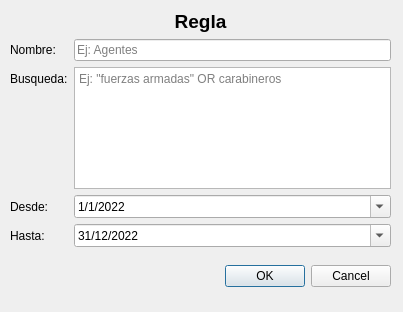
<?xml version="1.0" encoding="UTF-8"?>
<ui version="4.0">
 <class>RuleDialog</class>
 <widget class="QDialog" name="RuleDialog">
  <property name="geometry">
   <rect>
    <x>0</x>
    <y>0</y>
    <width>403</width>
    <height>312</height>
   </rect>
  </property>
  <property name="windowTitle">
   <string>Dialog</string>
  </property>
  <property name="windowIcon">
   <iconset>
    <normaloff>../assets/icon_teal.png</normaloff>../assets/icon_teal.png</iconset>
  </property>
  <widget class="QDialogButtonBox" name="button_box">
   <property name="geometry">
    <rect>
     <x>50</x>
     <y>260</y>
     <width>341</width>
     <height>32</height>
    </rect>
   </property>
   <property name="orientation">
    <enum>Qt::Horizontal</enum>
   </property>
   <property name="standardButtons">
    <set>QDialogButtonBox::Cancel|QDialogButtonBox::Ok</set>
   </property>
  </widget>
  <widget class="QWidget" name="gridLayoutWidget">
   <property name="geometry">
    <rect>
     <x>10</x>
     <y>10</y>
     <width>381</width>
     <height>237</height>
    </rect>
   </property>
   <layout class="QGridLayout" name="gridLayout">
    <item row="0" column="0">
     <widget class="QLabel" name="title">
      <property name="text">
       <string>&lt;html&gt;&lt;head/&gt;&lt;body&gt;&lt;p align=&quot;center&quot;&gt;&lt;span style=&quot; font-size:14pt; font-weight:700;&quot;&gt;Regla&lt;/span&gt;&lt;/p&gt;&lt;/body&gt;&lt;/html&gt;</string>
      </property>
      <property name="textFormat">
       <enum>Qt::RichText</enum>
      </property>
      <property name="scaledContents">
       <bool>false</bool>
      </property>
      <property name="alignment">
       <set>Qt::AlignCenter</set>
      </property>
      <property name="wordWrap">
       <bool>true</bool>
      </property>
      <property name="openExternalLinks">
       <bool>true</bool>
      </property>
     </widget>
    </item>
    <item row="1" column="0">
     <layout class="QFormLayout" name="formLayout">
      <item row="0" column="0">
       <widget class="QLabel" name="label">
        <property name="text">
         <string>Nombre:</string>
        </property>
       </widget>
      </item>
      <item row="1" column="0">
       <widget class="QLabel" name="label_2">
        <property name="text">
         <string>Busqueda:</string>
        </property>
       </widget>
      </item>
      <item row="2" column="1">
       <widget class="QDateEdit" name="from_input">
        <property name="dateTime">
         <datetime>
          <hour>0</hour>
          <minute>0</minute>
          <second>0</second>
          <year>2022</year>
          <month>1</month>
          <day>1</day>
         </datetime>
        </property>
        <property name="displayFormat">
         <string>d/M/yyyy</string>
        </property>
        <property name="calendarPopup">
         <bool>true</bool>
        </property>
       </widget>
      </item>
      <item row="3" column="1">
       <widget class="QDateEdit" name="to_input">
        <property name="dateTime">
         <datetime>
          <hour>0</hour>
          <minute>0</minute>
          <second>0</second>
          <year>2022</year>
          <month>12</month>
          <day>31</day>
         </datetime>
        </property>
        <property name="displayFormat">
         <string>d/M/yyyy</string>
        </property>
        <property name="calendarPopup">
         <bool>true</bool>
        </property>
       </widget>
      </item>
      <item row="2" column="0">
       <widget class="QLabel" name="label_3">
        <property name="text">
         <string>Desde:</string>
        </property>
       </widget>
      </item>
      <item row="3" column="0">
       <widget class="QLabel" name="label_4">
        <property name="text">
         <string>Hasta:</string>
        </property>
       </widget>
      </item>
      <item row="0" column="1">
       <widget class="QLineEdit" name="name_input">
        <property name="placeholderText">
         <string>Ej: Agentes</string>
        </property>
       </widget>
      </item>
      <item row="1" column="1">
       <widget class="QTextEdit" name="query_input">
        <property name="acceptRichText">
         <bool>false</bool>
        </property>
        <property name="placeholderText">
         <string>Ej: &quot;fuerzas armadas&quot; OR carabineros</string>
        </property>
       </widget>
      </item>
     </layout>
    </item>
   </layout>
  </widget>
 </widget>
 <resources/>
 <connections>
  <connection>
   <sender>button_box</sender>
   <signal>accepted()</signal>
   <receiver>RuleDialog</receiver>
   <slot>accept()</slot>
   <hints>
    <hint type="sourcelabel">
     <x>248</x>
     <y>254</y>
    </hint>
    <hint type="destinationlabel">
     <x>157</x>
     <y>274</y>
    </hint>
   </hints>
  </connection>
  <connection>
   <sender>button_box</sender>
   <signal>rejected()</signal>
   <receiver>RuleDialog</receiver>
   <slot>reject()</slot>
   <hints>
    <hint type="sourcelabel">
     <x>316</x>
     <y>260</y>
    </hint>
    <hint type="destinationlabel">
     <x>286</x>
     <y>274</y>
    </hint>
   </hints>
  </connection>
 </connections>
</ui>
